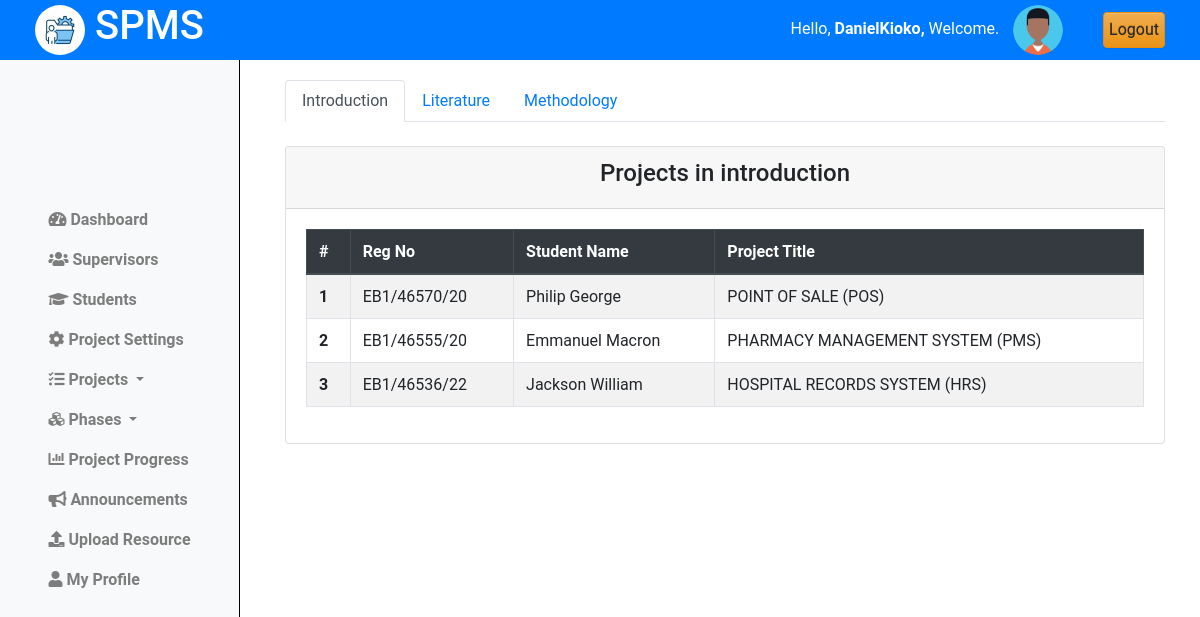
Page /projects/phases/progress/ (signed in) on the earlier database version.
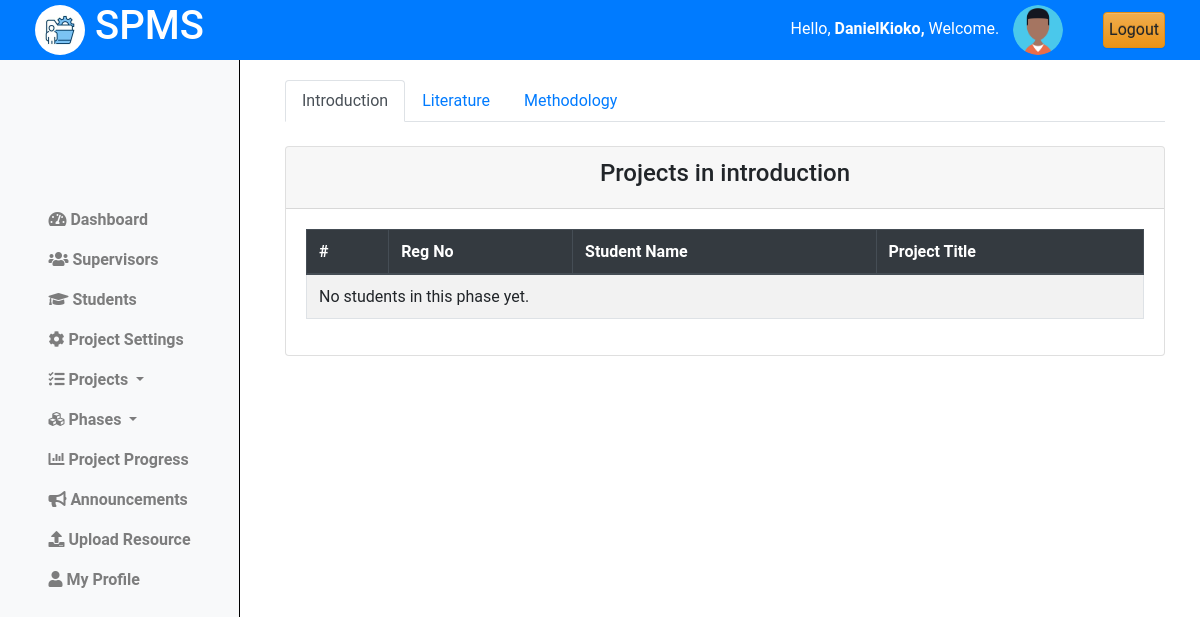
Same page on the later database version.
### projectsApp/models.py (models this page shows, shortened)
class Phases(models.Model):
    name = models.CharField(max_length=255, unique=True)  # Ensure unique phase names
    description = models.TextField()
    order = models.IntegerField(unique=True)  # Ensure unique order for phases
    deadline_date = models.DateField(null=True, blank=True)  # Optional deadline for phase

class Proposal(models.Model):
    student = models.ForeignKey(Student, on_delete=models.CASCADE, related_name='proposals')  # Link to Student model
    title = models.CharField(max_length=255)
    current_phase = models.ForeignKey(Phases, on_delete=models.SET_NULL, null=True, related_name='proposals')
    lecturer = models.ForeignKey(Lecturer, on_delete=models.SET_NULL, null=True, related_name='proposals')
    project = models.ForeignKey(Projects, on_delete=models.CASCADE, null=True, related_name='proposals')  # Filter by project status
    completed = models.BooleanField(default=False)

class Student(models.Model):
    regno = models.CharField(max_length=255, unique=True)
    email = models.EmailField(max_length=255, unique=True)
    name = models.CharField(max_length=255)
    phone_number = models.IntegerField(null=True, blank=True)
    intake_year = models.PositiveSmallIntegerField(default=2024)
    password = models.CharField(max_length=128, null=False, blank=False)
    user_id = models.AutoField(primary_key=True)
    last_login = models.DateTimeField(blank=True, null=True)
    USERNAME_FIELD = 'email'
    REQUIRED_FIELDS = ['regno', 'name', 'phone_number']
    class Meta:
        db_table = "students"

### projectsApp/AccessControl.py (the view)
    @login_required
    def wrapper(request, *args, **kwargs):
        if not isinstance(request.user, Coordinator):
            return redirect('cordinator_login')
        return function(request, *args, **kwargs)

### projectsApp/AccessControl.py (called while the page is built)
def coordinator_required(function):
    @login_required
    def wrapper(request, *args, **kwargs):
        if not isinstance(request.user, Coordinator):
            return redirect('cordinator_login')
        return function(request, *args, **kwargs)
    return wrapper

### projectsApp/views.py (called while the page is built)
@coordinator_required
def view_milestones_cord(request):
    phases = Phases.objects.all().order_by('order')  # Get all phases in order
    context = {'phases': phases}
    return render(request, 'cordinator/milestones_cord.html', context)

### projectsApp/templates/cordinator/milestones_cord.html (shortened to what this page needs)
{% extends 'base_cord.html' %}
{% load static %}
{% block content %}
{% include 'column1_cord.html' %}
<div class="content">
  <div class="container-fluid">
    <div class="row">
      <div class="col-md-12">
        <ul class="nav nav-tabs" id="milestoneTabs">
          {% for phase in phases %}
            <li class="nav-item">
              <a class="nav-link {% if forloop.first %}active{% endif %}" id="phase-{{ phase.id }}-tab" data-toggle="tab" href="#phase-{{ phase.id }}">{{ phase.name|title }}</a>
            </li>
          {% endfor %}
        </ul>
        <div class="tab-content" id="milestoneTabsContent">
          {% for phase in phases %}
            <div class="tab-pane fade {% if forloop.first %}show active{% endif %}" id="phase-{{ phase.id }}">
              <br>
              <div class="card">
                <div class="card-header text-center">
                  <h4>Projects in {{ phase.name }}</h4>
                </div>
                <div class="card-body">
                  <table class="table table-bordered table-hover table-striped border-info">
                    <thead class="thead-dark">
                      <tr>
                        <th scope="col">#</th>
                        <th scope="col">Reg No</th>
                        <th scope="col">Student Name</th>
                        <th scope="col">Project Title</th>
                      </tr>
                    </thead>
                    <tbody>
                      {% for proposal in phase.proposals.all %}
                        <tr>
                          <th scope="row">{{ forloop.counter }}</th>
                          <td>{{ proposal.student.regno|upper }}</td>
                          <td>{{ proposal.student.name }}</td>
                          <td>{{ proposal.title }}</td>
                        </tr>
                      {% empty %}
                        <tr>
                          <td colspan="4">No students in this phase yet.</td>
                        </tr>
                      {% endfor %}
                    </tbody>
                  </table>
                </div>
              </div>
            </div>
          {% endfor %}
        </div>
      </div>
    </div>
  </div>
</div>
<link rel="stylesheet" href="{% static 'css/milestones_lec.css' %}">
{% endblock %}

Differences in the rows shown:
removed Proposal: student.regno "EB1/46570/20", student.name "Philip George", title "POINT OF SALE (POS)", shown under Phases "introduction"
removed Proposal: student.regno "EB1/46555/20", student.name "Emmanuel Macron", title "PHARMACY MANAGEMENT SYSTEM (PMS)", shown under Phases "introduction"
removed Proposal: student.regno "EB1/46536/22", student.name "Jackson William", title "HOSPITAL RECORDS SYSTEM (HRS)", shown under Phases "introduction"
shown differently, row unchanged: Phases "introduction": now shows "No students in this phase yet."
